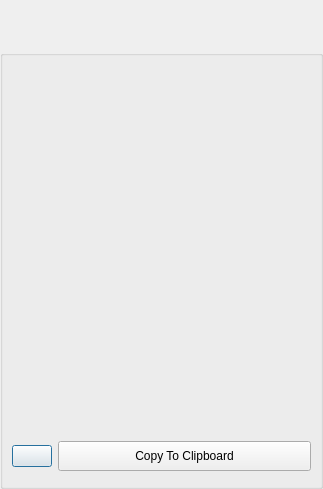
<?xml version="1.0" encoding="UTF-8"?>
<ui version="4.0">
 <class>MessageBoxDialogClass</class>
 <widget class="QDialog" name="MessageBoxDialogClass">
  <property name="geometry">
   <rect>
    <x>0</x>
    <y>0</y>
    <width>323</width>
    <height>489</height>
   </rect>
  </property>
  <property name="sizePolicy">
   <sizepolicy hsizetype="Expanding" vsizetype="Expanding">
    <horstretch>0</horstretch>
    <verstretch>0</verstretch>
   </sizepolicy>
  </property>
  <property name="minimumSize">
   <size>
    <width>0</width>
    <height>0</height>
   </size>
  </property>
  <property name="maximumSize">
   <size>
    <width>16777215</width>
    <height>16777215</height>
   </size>
  </property>
  <property name="windowTitle">
   <string>Dialog</string>
  </property>
  <layout class="QVBoxLayout" name="verticalLayout_2">
   <property name="spacing">
    <number>0</number>
   </property>
   <property name="leftMargin">
    <number>0</number>
   </property>
   <property name="topMargin">
    <number>0</number>
   </property>
   <property name="rightMargin">
    <number>0</number>
   </property>
   <property name="bottomMargin">
    <number>0</number>
   </property>
   <item>
    <widget class="TitleBarWidget" name="m_TitleBarWidget" native="true">
     <property name="sizePolicy">
      <sizepolicy hsizetype="Preferred" vsizetype="Preferred">
       <horstretch>0</horstretch>
       <verstretch>0</verstretch>
      </sizepolicy>
     </property>
     <property name="minimumSize">
      <size>
       <width>0</width>
       <height>50</height>
      </size>
     </property>
     <property name="maximumSize">
      <size>
       <width>16777215</width>
       <height>130</height>
      </size>
     </property>
    </widget>
   </item>
   <item>
    <widget class="QGroupBox" name="DialogItemsGroupBox">
     <property name="sizePolicy">
      <sizepolicy hsizetype="Expanding" vsizetype="Expanding">
       <horstretch>0</horstretch>
       <verstretch>0</verstretch>
      </sizepolicy>
     </property>
     <property name="title">
      <string/>
     </property>
     <layout class="QVBoxLayout" name="verticalLayout">
      <item>
       <widget class="QLabel" name="m_StatusLabel">
        <property name="text">
         <string notr="true"/>
        </property>
       </widget>
      </item>
      <item>
       <spacer name="verticalSpacer_2">
        <property name="orientation">
         <enum>Qt::Vertical</enum>
        </property>
        <property name="sizeHint" stdset="0">
         <size>
          <width>20</width>
          <height>40</height>
         </size>
        </property>
       </spacer>
      </item>
      <item>
       <widget class="QLabel" name="m_BodyTextLabel">
        <property name="sizePolicy">
         <sizepolicy hsizetype="Preferred" vsizetype="Expanding">
          <horstretch>0</horstretch>
          <verstretch>0</verstretch>
         </sizepolicy>
        </property>
        <property name="font">
         <font>
          <pointsize>10</pointsize>
         </font>
        </property>
        <property name="text">
         <string/>
        </property>
        <property name="alignment">
         <set>Qt::AlignCenter</set>
        </property>
        <property name="wordWrap">
         <bool>true</bool>
        </property>
       </widget>
      </item>
      <item>
       <spacer name="verticalSpacer">
        <property name="orientation">
         <enum>Qt::Vertical</enum>
        </property>
        <property name="sizeHint" stdset="0">
         <size>
          <width>20</width>
          <height>40</height>
         </size>
        </property>
       </spacer>
      </item>
      <item>
       <layout class="QHBoxLayout" name="horizontalLayout_2">
        <item>
         <widget class="VxPushButton" name="m_ClipboardIconButton">
          <property name="text">
           <string notr="true"/>
          </property>
         </widget>
        </item>
        <item>
         <widget class="VxPushButton" name="m_ClipboardButton">
          <property name="sizePolicy">
           <sizepolicy hsizetype="Expanding" vsizetype="Fixed">
            <horstretch>0</horstretch>
            <verstretch>0</verstretch>
           </sizepolicy>
          </property>
          <property name="minimumSize">
           <size>
            <width>0</width>
            <height>30</height>
           </size>
          </property>
          <property name="maximumSize">
           <size>
            <width>16777215</width>
            <height>30</height>
           </size>
          </property>
          <property name="text">
           <string>Copy To Clipboard</string>
          </property>
         </widget>
        </item>
       </layout>
      </item>
      <item>
       <widget class="AcceptCancelWidget" name="m_AcceptCancelWidget">
        <property name="sizePolicy">
         <sizepolicy hsizetype="Expanding" vsizetype="Preferred">
          <horstretch>0</horstretch>
          <verstretch>0</verstretch>
         </sizepolicy>
        </property>
        <property name="frameShape">
         <enum>QFrame::StyledPanel</enum>
        </property>
        <property name="frameShadow">
         <enum>QFrame::Raised</enum>
        </property>
       </widget>
      </item>
     </layout>
    </widget>
   </item>
   <item>
    <widget class="BottomBarWidget" name="m_BottomBarWidget" native="true">
     <property name="sizePolicy">
      <sizepolicy hsizetype="Expanding" vsizetype="Minimum">
       <horstretch>0</horstretch>
       <verstretch>0</verstretch>
      </sizepolicy>
     </property>
     <property name="minimumSize">
      <size>
       <width>30</width>
       <height>0</height>
      </size>
     </property>
     <property name="autoFillBackground">
      <bool>true</bool>
     </property>
    </widget>
   </item>
  </layout>
 </widget>
 <customwidgets>
  <customwidget>
   <class>TitleBarWidget</class>
   <extends>QWidget</extends>
   <header>TitleBarWidget.h</header>
   <container>1</container>
  </customwidget>
  <customwidget>
   <class>BottomBarWidget</class>
   <extends>QWidget</extends>
   <header location="global">BottomBarWidget.h</header>
   <container>1</container>
  </customwidget>
  <customwidget>
   <class>AcceptCancelWidget</class>
   <extends>QFrame</extends>
   <header>AcceptCancelWidget.h</header>
   <container>1</container>
  </customwidget>
  <customwidget>
   <class>VxPushButton</class>
   <extends>QPushButton</extends>
   <header>VxPushButton.h</header>
  </customwidget>
 </customwidgets>
 <resources/>
 <connections/>
</ui>
